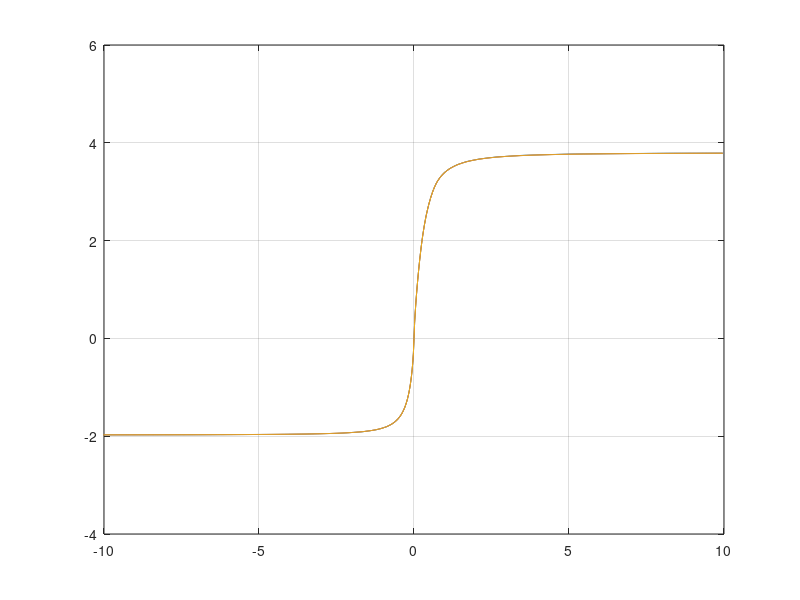

Here is the MATLAB script that generated this plot:
nz100=load('mocurv_100Myr_nz100.txt'); 
nz1000=load('mocurv_100Myr_nz1000.txt');
tol1km=load('mocurv_100Myr_tol1km.txt');

nz100c=nz100(:,1); nz100m=nz100(:,2);
nz1000c=nz1000(:,1); nz1000m=nz1000(:,2);
tol1kmc=tol1km(:,1); tol1kmm=tol1km(:,2);

figure(1)
plot(nz100c,nz100m,nz1000c,nz1000m,tol1kmc,tol1kmm);
grid()
xlim([-10 10]);
ylim([-4 6]);